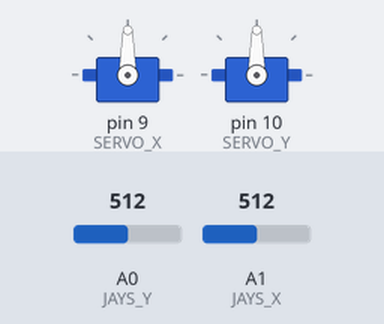
A sketch run on a simulated Arduino Uno, built with avr-gcc and run on an emulated ATmega328P. Shown: 2 × servo. The inputs (shaded band) are chosen by the test bench; at power-on: A0 (JAYS_Y) = 512, A1 (JAYS_X) = 512.

Above: at 3.2 s.
3.3 s: A0 (JAYS_Y) set to 716
At 3.9 s:
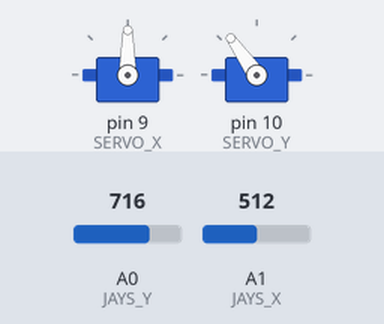
4.8 s: A1 (JAYS_X) set to 716
At 5.5 s:
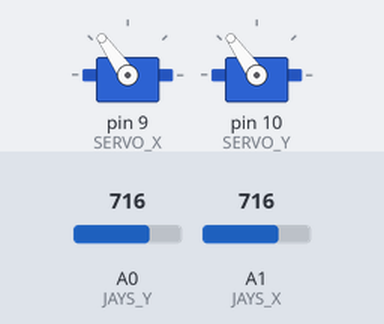
6.3 s: A0 (JAYS_Y) set to 900
At 6.7 s:
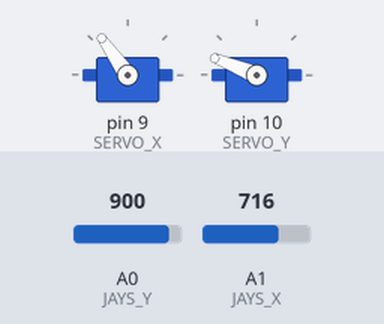
7.8 s: A1 (JAYS_X) set to 900
At 8.4 s:
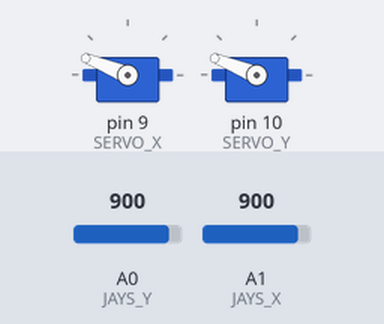
9.3 s: A0 (JAYS_Y) set to 1023
At 10.0 s:
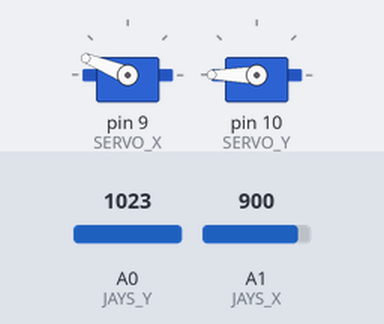
10.9 s: A1 (JAYS_X) set to 1023
At 11.7 s:
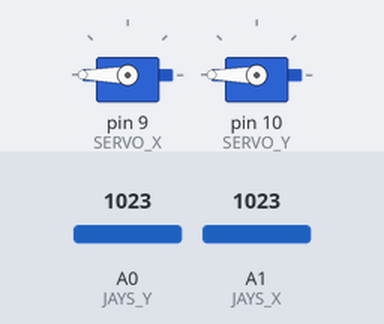
Timing chart, 0 to 13.4 s (numbered marks = the images above; inputs shaded):
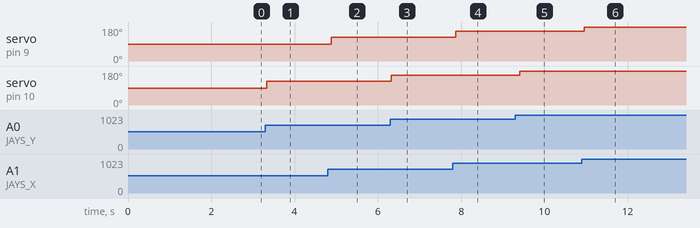

Measured:
- after the input at 3.3 s, servo on pin 10 (SERVO_Y): 90° → 125° at once
- after the input at 4.8 s, servo on pin 9 (SERVO_X): 90° → 125° after 0.08 s
- after the input at 6.3 s, servo on pin 10 (SERVO_Y): 125° → 158° at once
- after the input at 7.8 s, servo on pin 9 (SERVO_X): 125° → 158° after 0.07 s
- after the input at 9.3 s, servo on pin 10 (SERVO_Y): 158° → 180° after 0.11 s
- after the input at 10.9 s, servo on pin 9 (SERVO_X): 158° → 180° after 0.06 s

The sketch:

Servo.ino
```cpp
#include<Servo.h>

Servo servoX;
Servo servoY;

//PIN
int JAYS_PUSH = 2;
int JAYS_Y    = 0;  // analog A0
int JAYS_X    = 1;  // analog A0
int SERVO_X     = 9;
int SERVO_Y     = 10;

int servo_pos_x = 0;
int servo_pos_y = 0;
int jays_val_x = 0;
int jays_val_y = 0;


void setup(){
  //pin mode
  pinMode(SERVO_X,OUTPUT);
  pinMode(SERVO_Y,OUTPUT);
  pinMode(JAYS_PUSH,INPUT);
  //initalize
  servoX.attach(SERVO_X);
  servoY.attach(SERVO_Y);
  Serial.begin(9600);
  delay(2000);
}

void loop(){

  jays_val_x = analogRead(JAYS_X);
  jays_val_y = analogRead(JAYS_Y);

  servo_pos_x = map(jays_val_x, 0, 1023, 0, 180); // scaling in the rage of 0 to 180
  servo_pos_y = map(jays_val_y, 0, 1023, 0, 180); // scaling in the rage of 0 to 180
  delay(10);
  servoX.write(servo_pos_x);
  servoY.write(servo_pos_y);


//  int btn = digitalRead(JAYS_PUSH);
//  Serial.print("PIN:");
//  Serial.println(btn);
//  if(btn==0){
//    Serial.println("Inside");
//    if(pos==90) pos =10;
//    else pos = 90;
//    myservo.write(pos);
//    delay(100);
//  }
//
  delay(100);
}
```
